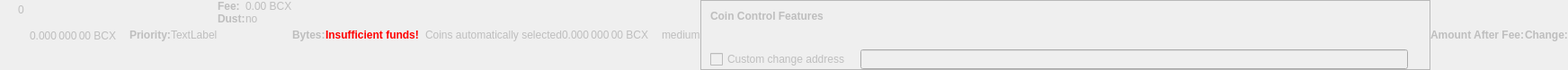
    <widget class="QWidget" name="dummyHideWidget" native="true">
     <property name="enabled">
      <bool>false</bool>
     </property>
     <property name="maximumSize">
      <size>
       <width>100</width>
       <height>22</height>
      </size>
     </property>
     <layout class="QHBoxLayout" name="dummyHideLayout">
      <property name="spacing">
       <number>0</number>
      </property>
      <property name="margin">
       <number>0</number>
      </property>
      <item>
       <layout class="QFormLayout" name="formLayoutCoinControl1">
        <property name="horizontalSpacing">
         <number>10</number>
        </property>
        <property name="verticalSpacing">
         <number>14</number>
        </property>
        <property name="leftMargin">
         <number>10</number>
        </property>
        <property name="topMargin">
         <number>4</number>
        </property>
        <property name="rightMargin">
         <number>6</number>
        </property>
        <item row="0" column="1">
         <widget class="QLabel" name="labelCoinControlBytes">
          <property name="cursor">
           <cursorShape>IBeamCursor</cursorShape>
          </property>
          <property name="contextMenuPolicy">
           <enum>Qt::ActionsContextMenu</enum>
          </property>
          <property name="text">
           <string notr="true">0</string>
          </property>
          <property name="textInteractionFlags">
           <set>Qt::LinksAccessibleByMouse|Qt::TextSelectableByKeyboard|Qt::TextSelectableByMouse</set>
          </property>
         </widget>
        </item>
       </layout>
      </item>
      <item>
       <widget class="QLabel" name="labelCoinControlAfterFee">
        <property name="enabled">
         <bool>false</bool>
        </property>
        <property name="sizePolicy">
         <sizepolicy hsizetype="Fixed" vsizetype="Fixed">
          <horstretch>0</horstretch>
          <verstretch>0</verstretch>
         </sizepolicy>
        </property>
        <property name="minimumSize">
         <size>
          <width>111</width>
          <height>12</height>
         </size>
        </property>
        <property name="maximumSize">
         <size>
          <width>111</width>
          <height>12</height>
         </size>
        </property>
        <property name="cursor">
         <cursorShape>IBeamCursor</cursorShape>
        </property>
        <property name="contextMenuPolicy">
         <enum>Qt::ActionsContextMenu</enum>
        </property>
        <property name="text">
         <string notr="true">0.000 000 00 BCX</string>
        </property>
        <property name="textInteractionFlags">
         <set>Qt::LinksAccessibleByMouse|Qt::TextSelectableByKeyboard|Qt::TextSelectableByMouse</set>
        </property>
       </widget>
      </item>
      <item>
       <widget class="QLabel" name="labelCoinControlPriorityText">
        <property name="enabled">
         <bool>false</bool>
        </property>
        <property name="font">
         <font>
          <weight>75</weight>
          <bold>true</bold>
         </font>
        </property>
        <property name="text">
         <string>Priority:</string>
        </property>
       </widget>
      </item>
      <item>
       <layout class="QHBoxLayout" name="horizontalLayout">
        <item>
         <widget class="QLabel" name="WarningLabel">
          <property name="text">
           <string>TextLabel</string>
          </property>
         </widget>
        </item>
       </layout>
      </item>
      <item>
       <layout class="QFormLayout" name="formLayoutCoinControl3">
        <property name="horizontalSpacing">
         <number>0</number>
        </property>
        <property name="verticalSpacing">
         <number>0</number>
        </property>
        <property name="leftMargin">
         <number>0</number>
        </property>
        <property name="topMargin">
         <number>0</number>
        </property>
        <property name="rightMargin">
         <number>0</number>
        </property>
        <item row="0" column="0">
         <widget class="QLabel" name="labelCoinControlFeeText">
          <property name="enabled">
           <bool>false</bool>
          </property>
          <property name="font">
           <font>
            <weight>75</weight>
            <bold>true</bold>
           </font>
          </property>
          <property name="text">
           <string>Fee:</string>
          </property>
          <property name="margin">
           <number>0</number>
          </property>
         </widget>
        </item>
        <item row="0" column="1">
         <widget class="QLabel" name="labelCoinControlFee">
          <property name="enabled">
           <bool>false</bool>
          </property>
          <property name="cursor">
           <cursorShape>IBeamCursor</cursorShape>
          </property>
          <property name="contextMenuPolicy">
           <enum>Qt::ActionsContextMenu</enum>
          </property>
          <property name="text">
           <string notr="true">0.00 BCX</string>
          </property>
          <property name="textInteractionFlags">
           <set>Qt::LinksAccessibleByMouse|Qt::TextSelectableByKeyboard|Qt::TextSelectableByMouse</set>
          </property>
         </widget>
        </item>
        <item row="1" column="0">
         <widget class="QLabel" name="labelCoinControlLowOutputText">
          <property name="enabled">
           <bool>false</bool>
          </property>
          <property name="font">
           <font>
            <weight>75</weight>
            <bold>true</bold>
           </font>
          </property>
          <property name="text">
           <string>Dust:</string>
          </property>
         </widget>
        </item>
        <item row="1" column="1">
         <widget class="QLabel" name="labelCoinControlLowOutput">
          <property name="enabled">
           <bool>false</bool>
          </property>
          <property name="cursor">
           <cursorShape>IBeamCursor</cursorShape>
          </property>
          <property name="contextMenuPolicy">
           <enum>Qt::ActionsContextMenu</enum>
          </property>
          <property name="text">
           <string>no</string>
          </property>
          <property name="textInteractionFlags">
           <set>Qt::LinksAccessibleByMouse|Qt::TextSelectableByKeyboard|Qt::TextSelectableByMouse</set>
          </property>
         </widget>
        </item>
       </layout>
      </item>
      <item>
       <widget class="QLabel" name="labelCoinControlBytesText">
        <property name="enabled">
         <bool>false</bool>
        </property>
        <property name="font">
         <font>
          <weight>75</weight>
          <bold>true</bold>
         </font>
        </property>
        <property name="text">
         <string>Bytes:</string>
        </property>
       </widget>
      </item>
      <item>
       <layout class="QFormLayout" name="formLayoutCoinControl2">
        <property name="horizontalSpacing">
         <number>0</number>
        </property>
        <property name="verticalSpacing">
         <number>0</number>
        </property>
        <property name="leftMargin">
         <number>0</number>
        </property>
        <property name="topMargin">
         <number>0</number>
        </property>
        <property name="rightMargin">
         <number>0</number>
        </property>
       </layout>
      </item>
      <item>
       <layout class="QHBoxLayout" name="horizontalLayoutCoinControl2">
        <property name="spacing">
         <number>0</number>
        </property>
        <property name="bottomMargin">
         <number>0</number>
        </property>
       </layout>
      </item>
      <item>
       <widget class="QLabel" name="labelCoinControlInsuffFunds">
        <property name="enabled">
         <bool>false</bool>
        </property>
        <property name="minimumSize">
         <size>
          <width>0</width>
          <height>0</height>
         </size>
        </property>
        <property name="font">
         <font>
          <weight>75</weight>
          <bold>true</bold>
         </font>
        </property>
        <property name="styleSheet">
         <string notr="true">color:red;font-weight:bold;</string>
        </property>
        <property name="text">
         <string>Insufficient funds!</string>
        </property>
        <property name="margin">
         <number>5</number>
        </property>
       </widget>
      </item>
      <item>
       <layout class="QFormLayout" name="formLayoutCoinControl4">
        <property name="horizontalSpacing">
         <number>0</number>
        </property>
        <property name="verticalSpacing">
         <number>0</number>
        </property>
        <property name="leftMargin">
         <number>0</number>
        </property>
        <property name="topMargin">
         <number>0</number>
        </property>
        <property name="rightMargin">
         <number>0</number>
        </property>
       </layout>
      </item>
      <item>
       <widget class="QLabel" name="labelCoinControlChangeLabel">
        <property name="enabled">
         <bool>false</bool>
        </property>
        <property name="sizePolicy">
         <sizepolicy hsizetype="Preferred" vsizetype="Expanding">
          <horstretch>0</horstretch>
          <verstretch>0</verstretch>
         </sizepolicy>
        </property>
        <property name="minimumSize">
         <size>
          <width>0</width>
          <height>0</height>
         </size>
        </property>
        <property name="text">
         <string/>
        </property>
        <property name="margin">
         <number>3</number>
        </property>
       </widget>
      </item>
      <item>
       <widget class="QLabel" name="labelCoinControlAutomaticallySelected">
        <property name="enabled">
         <bool>false</bool>
        </property>
        <property name="sizePolicy">
         <sizepolicy hsizetype="Fixed" vsizetype="Fixed">
          <horstretch>0</horstretch>
          <verstretch>0</verstretch>
         </sizepolicy>
        </property>
        <property name="minimumSize">
         <size>
          <width>0</width>
          <height>0</height>
         </size>
        </property>
        <property name="maximumSize">
         <size>
          <width>240</width>
          <height>16777215</height>
         </size>
        </property>
        <property name="text">
         <string>Coins automatically selected</string>
        </property>
        <property name="margin">
         <number>5</number>
        </property>
       </widget>
      </item>
      <item>
       <widget class="QLabel" name="labelCoinControlChange">
        <property name="enabled">
         <bool>false</bool>
        </property>
        <property name="sizePolicy">
         <sizepolicy hsizetype="Fixed" vsizetype="Fixed">
          <horstretch>0</horstretch>
          <verstretch>0</verstretch>
         </sizepolicy>
        </property>
        <property name="minimumSize">
         <size>
          <width>111</width>
          <height>0</height>
         </size>
        </property>
        <property name="maximumSize">
         <size>
          <width>111</width>
          <height>16777215</height>
         </size>
        </property>
        <property name="cursor">
         <cursorShape>IBeamCursor</cursorShape>
        </property>
        <property name="contextMenuPolicy">
         <enum>Qt::ActionsContextMenu</enum>
        </property>
        <property name="text">
         <string notr="true">0.000 000 00 BCX</string>
        </property>
        <property name="textInteractionFlags">
         <set>Qt::LinksAccessibleByMouse|Qt::TextSelectableByKeyboard|Qt::TextSelectableByMouse</set>
        </property>
       </widget>
      </item>
      <item>
       <widget class="QLabel" name="labelCoinControlPriority">
        <property name="enabled">
         <bool>false</bool>
        </property>
        <property name="cursor">
         <cursorShape>IBeamCursor</cursorShape>
        </property>
        <property name="contextMenuPolicy">
         <enum>Qt::ActionsContextMenu</enum>
        </property>
        <property name="text">
         <string>medium</string>
        </property>
        <property name="textInteractionFlags">
         <set>Qt::LinksAccessibleByMouse|Qt::TextSelectableByKeyboard|Qt::TextSelectableByMouse</set>
        </property>
       </widget>
      </item>
      <item>
       <widget class="QFrame" name="frameCoinControl">
        <property name="sizePolicy">
         <sizepolicy hsizetype="Expanding" vsizetype="Expanding">
          <horstretch>0</horstretch>
          <verstretch>0</verstretch>
         </sizepolicy>
        </property>
        <property name="maximumSize">
         <size>
          <width>16777215</width>
          <height>16777215</height>
         </size>
        </property>
        <property name="frameShape">
         <enum>QFrame::StyledPanel</enum>
        </property>
        <property name="frameShadow">
         <enum>QFrame::Sunken</enum>
        </property>
        <layout class="QVBoxLayout" name="verticalLayoutCoinControl2_2">
         <property name="spacing">
          <number>0</number>
         </property>
         <property name="margin">
          <number>0</number>
         </property>
         <item>
          <layout class="QVBoxLayout" name="verticalLayoutCoinControl" stretch="0,0,0,1">
           <property name="spacing">
            <number>0</number>
           </property>
           <property name="leftMargin">
            <number>10</number>
           </property>
           <property name="topMargin">
            <number>10</number>
           </property>
           <item>
            <layout class="QHBoxLayout" name="horizontalLayoutCoinControl1">
             <property name="bottomMargin">
              <number>15</number>
             </property>
             <item>
              <widget class="QLabel" name="labelCoinControlFeatures">
               <property name="enabled">
                <bool>false</bool>
               </property>
               <property name="sizePolicy">
                <sizepolicy hsizetype="Preferred" vsizetype="Maximum">
                 <horstretch>0</horstretch>
                 <verstretch>0</verstretch>
                </sizepolicy>
               </property>
               <property name="font">
                <font>
                 <weight>75</weight>
                 <bold>true</bold>
                </font>
               </property>
               <property name="styleSheet">
                <string notr="true">font-weight:bold;</string>
               </property>
               <property name="text">
                <string>Coin Control Features</string>
               </property>
              </widget>
             </item>
            </layout>
           </item>
           <item>
            <widget class="QWidget" name="widgetCoinControl" native="true">
             <property name="sizePolicy">
              <sizepolicy hsizetype="Preferred" vsizetype="Preferred">
               <horstretch>0</horstretch>
               <verstretch>0</verstretch>
              </sizepolicy>
             </property>
             <property name="minimumSize">
              <size>
               <width>0</width>
               <height>0</height>
              </size>
             </property>
             <property name="styleSheet">
              <string notr="true"/>
             </property>
             <layout class="QHBoxLayout" name="horizontalLayoutCoinControl5_2">
              <property name="margin">
               <number>0</number>
              </property>
              <item>
               <layout class="QHBoxLayout" name="horizontalLayoutCoinControl3">
                <property name="spacing">
                 <number>20</number>
                </property>
                <property name="topMargin">
                 <number>0</number>
                </property>
                <property name="bottomMargin">
                 <number>10</number>
                </property>
               </layout>
              </item>
             </layout>
            </widget>
           </item>
           <item>
            <layout class="QHBoxLayout" name="horizontalLayoutCoinControl4" stretch="0,0,0">
             <property name="spacing">
              <number>12</number>
             </property>
             <property name="sizeConstraint">
              <enum>QLayout::SetDefaultConstraint</enum>
             </property>
             <property name="topMargin">
              <number>5</number>
             </property>
             <property name="rightMargin">
              <number>5</number>
             </property>
             <item>
              <widget class="QCheckBox" name="checkBoxCoinControlChange">
               <property name="enabled">
                <bool>false</bool>
               </property>
               <property name="toolTip">
                <string>If this is activated, but the change address is empty or invalid, change will be sent to a newly generated address.</string>
               </property>
               <property name="text">
                <string>Custom change address</string>
               </property>
              </widget>
             </item>
             <item>
              <widget class="QValidatedLineEdit" name="lineEditCoinControlChange">
               <property name="enabled">
                <bool>false</bool>
               </property>
               <property name="sizePolicy">
                <sizepolicy hsizetype="Expanding" vsizetype="Fixed">
                 <horstretch>0</horstretch>
                 <verstretch>0</verstretch>
                </sizepolicy>
               </property>
              </widget>
             </item>
             <item>
              <widget class="QLabel" name="labelCoinControlChangeLabel_2">
               <property name="sizePolicy">
                <sizepolicy hsizetype="Preferred" vsizetype="Expanding">
                 <horstretch>0</horstretch>
                 <verstretch>0</verstretch>
                </sizepolicy>
               </property>
               <property name="minimumSize">
                <size>
                 <width>0</width>
                 <height>0</height>
                </size>
               </property>
               <property name="text">
                <string/>
               </property>
               <property name="margin">
                <number>3</number>
               </property>
              </widget>
             </item>
            </layout>
           </item>
           <item>
            <spacer name="verticalSpacerCoinControl">
             <property name="orientation">
              <enum>Qt::Vertical</enum>
             </property>
             <property name="sizeHint" stdset="0">
              <size>
               <width>800</width>
               <height>1</height>
              </size>
             </property>
            </spacer>
           </item>
          </layout>
         </item>
        </layout>
       </widget>
      </item>
      <item>
       <widget class="QLabel" name="labelCoinControlAfterFeeText">
        <property name="enabled">
         <bool>false</bool>
        </property>
        <property name="minimumSize">
         <size>
          <width>0</width>
          <height>0</height>
         </size>
        </property>
        <property name="maximumSize">
         <size>
          <width>16777215</width>
          <height>16777215</height>
         </size>
        </property>
        <property name="font">
         <font>
          <weight>75</weight>
          <bold>true</bold>
         </font>
        </property>
        <property name="text">
         <string>Amount After Fee:</string>
        </property>
        <property name="alignment">
         <set>Qt::AlignLeading|Qt::AlignLeft|Qt::AlignVCenter</set>
        </property>
        <property name="margin">
         <number>0</number>
        </property>
       </widget>
      </item>
      <item>
       <widget class="QLabel" name="labelCoinControlChangeText">
        <property name="enabled">
         <bool>false</bool>
        </property>
        <property name="sizePolicy">
         <sizepolicy hsizetype="Preferred" vsizetype="Preferred">
          <horstretch>0</horstretch>
          <verstretch>0</verstretch>
         </sizepolicy>
        </property>
        <property name="minimumSize">
         <size>
          <width>0</width>
          <height>0</height>
         </size>
        </property>
        <property name="maximumSize">
         <size>
          <width>16777215</width>
          <height>16777215</height>
         </size>
        </property>
        <property name="font">
         <font>
          <weight>75</weight>
          <bold>true</bold>
         </font>
        </property>
        <property name="text">
         <string>Change:</string>
        </property>
        <property name="alignment">
         <set>Qt::AlignLeading|Qt::AlignLeft|Qt::AlignVCenter</set>
        </property>
       </widget>
      </item>
     </layout>
    </widget>
